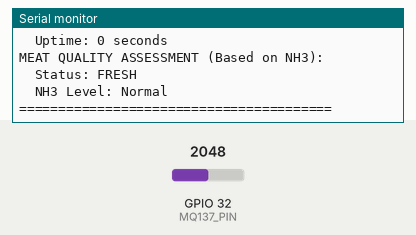
The program below on a simulated ESP32. Shown: the last lines printed to the serial monitor. The test bench sets the inputs (shaded band); at power-on: GPIO 32 (MQ137_PIN) = 2048 (analog values on the 0–4095 scale).

Above: at 2.2 s.
2.3 s: GPIO 32 (MQ137_PIN) set to 4095
At 4.8 s:
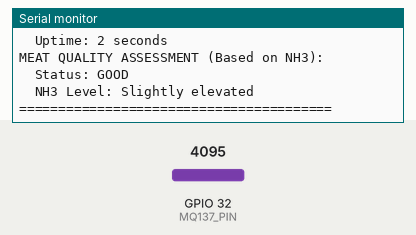
5.5 s: GPIO 32 (MQ137_PIN) set to 3603
At 7.5 s:
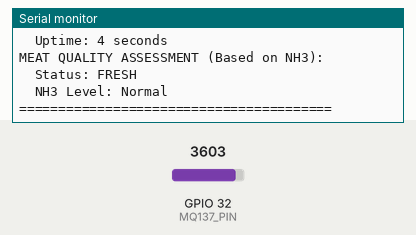
Timing chart, 0 to 9.0 s (numbered marks = the images above; inputs shaded):
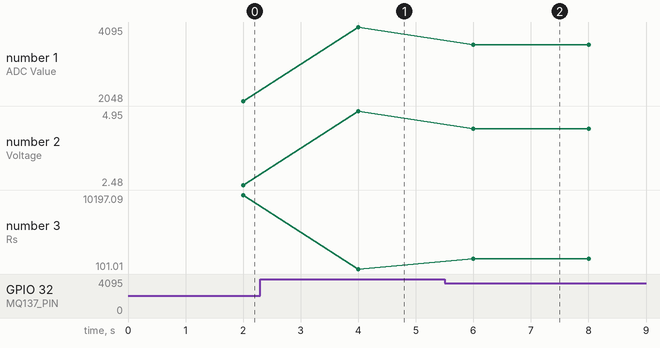

The program:

main.cpp
```cpp
/*
 * MQ137 Ammonia Sensor for ESP32 NodeMCU
 *
 * This code reads MQ137 sensor data using ADC1 pins (safe with WiFi enabled)
 * MQ137 is specifically designed for ammonia (NH3) detection
 *
 * CIRCUIT WIRING (Voltage Divider for 5V → 3.3V):
 * ================================================
 * MQ137 Module (5V operation):
 * ---------------------------
 * VCC  → 5V (external power supply or 5V pin on NodeMCU)
 * GND  → GND (common ground)
 * AOUT → Voltage Divider Input (see below)
 *
 * VOLTAGE DIVIDER (5kΩ + 10kΩ resistors):
 * --------------------------------------
 * MQ137 AOUT ────[5kΩ]───┬───[10kΩ]─── GND
 *                       │
 *                       └─── ESP32 GPIO 35 (ADC1_CH7)
 *
 * Voltage Divider Calculation:
 * - Input: 0-5V from MQ137
 * - Output: 0-3.33V to ESP32 (safe for 3.3V logic)
 * - Formula: Vout = Vin × (R2 / (R1 + R2)) = Vin × (10k / 15k) = Vin × 0.667
 * - To recover Vin: Vin = Vout / 0.667 = Vout × 1.5
 *
 * ESP32 NodeMCU Connections:
 * --------------------------
 * GPIO 35 (ADC1_CH7) → Voltage Divider Output (MQ137 analog reading)
 * 3.3V              → Not used (MQ137 powered by 5V)
 * GND               → Common ground with MQ137
 *
 * IMPORTANT NOTES:
 * ================
 * 1. Use ADC1 pins (GPIO 34, 35, 36, 39) - ADC2 pins conflict with WiFi!
 * 2. MQ137 requires 5V for heater - do NOT power from 3.3V
 * 3. Voltage divider is MANDATORY to protect ESP32 from 5V
 * 4. Calibrate sensor in clean air before first use
 * 5. Pre-heat sensor for 24-48 hours for accurate readings
 * 6. ESP32 ADC is 12-bit (0-4095), voltage divider halves the input
 *
 * CALIBRATION:
 * ============
 * 1. Upload code and run in clean air (outdoor or well-ventilated area)
 * 2. Note the R0 value printed to Serial Monitor
 * 3. Update R0 constant in code with measured value
 * 4. Typical R0 for MQ137: 10kΩ - 100kΩ (varies by sensor)
 *
 * MQ137 Gas Sensitivity (NH3 - Ammonia):
 * ======================================
 * - NH3: 10-500 ppm (ammonia detection range)
 * - Alcohol: 10-500 ppm
 * - Benzene: 10-1000 ppm
 * - Smoke: 100-10000 ppm
 *
 * For Meat Quality Monitoring:
 * ============================
 * - Fresh meat: NH3 10-50 ppm
 * - Spoiling meat: NH3 > 100 ppm
 * - NH3 increase indicates protein breakdown
 *
 * MQ137 vs MQ135:
 * ================
 * - MQ135: Better for CO2 and VOCs
 * - MQ137: Better for ammonia (NH3) detection
 * - Using both provides comprehensive air quality monitoring
 */

#include <Arduino.h>

// ===== HARDWARE CONFIGURATION =====
const int MQ137_PIN = 32;  // ADC1_CH7 - Safe with WiFi enabled
const float VOLTAGE_DIVIDER_RATIO = 1.5;  // 5V → 3.33V (5k+10k divider, multiply by 1.5 to recover)
const float ESP32_VREF = 3.3;  // ESP32 reference voltage
const int ADC_RESOLUTION = 4095;  // 12-bit ADC

// ===== MQ137 SENSOR PARAMETERS =====
// Load resistor value (on MQ137 module, typically 10kΩ)
const float RL = 10000.0;  // 10kΩ

// Sensor resistance in clean air (CALIBRATE THIS!)
// Measure in clean air and update this value
const float R0 = 25000.0;  // Default: 25kΩ (adjust after calibration)

// MQ137 sensitivity curve parameters (from datasheet)
// Rs/R0 = a * (ppm)^b
const float NH3_A = 102.2;
const float NH3_B = -2.473;

// ===== TIMING =====
const unsigned long READ_INTERVAL = 2000;  // Read every 2 seconds
const unsigned long PREHEAT_TIME = 48000;  // 48 hours preheat (in milliseconds)
unsigned long lastReadTime = 0;
unsigned long startTime = 0;

// ===== CALIBRATION MODE =====
bool calibrationMode = false;  // Set to true for calibration in clean air

// ===== FUNCTION PROTOTYPES =====
float readMQ137();
float calculatePPM(float rs, float a, float b);
float calculateRS(float voltage);
void calibrateSensor();
void printSensorData(float nh3PPM, float voltage, float rs);

void setup() {
    Serial.begin(115200);
    delay(1000);

    Serial.println(F("\n========================================"));
    Serial.println(F("MQ137 Ammonia Sensor - ESP32 NodeMCU"));
    Serial.println(F("========================================\n"));

    // Print circuit wiring information
    Serial.println(F("CIRCUIT WIRING:"));
    Serial.println(F("MQ137 VCC  → 5V"));
    Serial.println(F("MQ137 GND  → GND"));
    Serial.println(F("MQ137 AOUT → Voltage Divider (2x 10kΩ)"));
    Serial.println(F("              └─ ESP32 GPIO 35 (ADC1_CH7)"));
    Serial.println(F(""));

    // Print voltage divider info
    Serial.println(F("VOLTAGE DIVIDER (5kΩ + 10kΩ):"));
    Serial.print(F("  Ratio: 1:"));
    Serial.println(VOLTAGE_DIVIDER_RATIO);
    Serial.println(F("  Input: 0-5V (from MQ137)"));
    Serial.println(F("  Output: 0-3.33V (to ESP32 ADC)"));
    Serial.println(F("  Formula: Vin = Vadc × 1.5"));
    Serial.println(F(""));

    // Configure ADC
    analogReadResolution(12);  // 12-bit resolution (0-4095)
    analogSetAttenuation(ADC_11db);  // Full range: 0-3.3V

    // Check calibration mode
    if (calibrationMode) {
        Serial.println(F("CALIBRATION MODE ACTIVE"));
        Serial.println(F("Place sensor in clean air for 5 minutes..."));
        delay(5000);
        calibrateSensor();
    } else {
        Serial.print(F("Using R0 value: "));
        Serial.print(R0);
        Serial.println(F(" Ω"));
        Serial.println(F(""));
    }

    // Print sensor preheat info
    Serial.println(F("SENSOR PREHEAT:"));
    Serial.println(F("For accurate readings, preheat for 24-48 hours"));
    Serial.println(F(""));

    startTime = millis();
    Serial.println(F("Starting sensor readings...\n"));
}

void loop() {
    unsigned long currentTime = millis();

    // Read sensor at specified interval
    if (currentTime - lastReadTime >= READ_INTERVAL) {
        lastReadTime = currentTime;

        // Read MQ137 sensor
        float nh3PPM = readMQ137();

        // Get raw voltage and resistance for debugging
        int adcValue = analogRead(MQ137_PIN);
        float voltage = (adcValue / (float)ADC_RESOLUTION) * ESP32_VREF * VOLTAGE_DIVIDER_RATIO;
        float rs = calculateRS(voltage);

        // Print sensor data
        printSensorData(nh3PPM, voltage, rs);

        // Meat quality assessment
        Serial.println(F("MEAT QUALITY ASSESSMENT (Based on NH3):"));
        if (nh3PPM < 50) {
            Serial.println(F("  Status: FRESH"));
            Serial.println(F("  NH3 Level: Normal"));
        } else if (nh3PPM < 100) {
            Serial.println(F("  Status: GOOD"));
            Serial.println(F("  NH3 Level: Slightly elevated"));
        } else if (nh3PPM < 200) {
            Serial.println(F("  Status: MODERATE"));
            Serial.println(F("  NH3 Level: Elevated - monitor closely"));
        } else {
            Serial.println(F("  Status: SPOILED"));
            Serial.println(F("  NH3 Level: High - meat may be spoiled"));
        }
        Serial.println(F("========================================\n"));
    }
}

/**
 * Read MQ137 sensor and calculate NH3 PPM
 * @return NH3 concentration in PPM
 */
float readMQ137() {
    int adcValue = analogRead(MQ137_PIN);

    // Convert ADC to voltage (accounting for voltage divider)
    float voltage = (adcValue / (float)ADC_RESOLUTION) * ESP32_VREF * VOLTAGE_DIVIDER_RATIO;

    // Calculate sensor resistance
    float rs = calculateRS(voltage);

    // Calculate PPM using NH3 curve
    float ppm = calculatePPM(rs, NH3_A, NH3_B);

    return ppm;
}

/**
 * Calculate sensor resistance Rs from voltage
 * @param voltage Measured voltage from sensor
 * @return Sensor resistance in ohms
 */
float calculateRS(float voltage) {
    if (voltage <= 0) return 0;

    // Rs = ((Vcc - Vout) / Vout) * RL
    // Vcc = 5V (MQ137 supply voltage)
    float rs = ((5.0 - voltage) / voltage) * RL;

    return rs;
}

/**
 * Calculate gas concentration in PPM
 * @param rs Sensor resistance
 * @param a Sensitivity curve parameter a
 * @param b Sensitivity curve parameter b
 * @return Gas concentration in PPM
 */
float calculatePPM(float rs, float a, float b) {
    if (rs <= 0) return 0;

    // Rs/R0 = a * (ppm)^b
    // ppm = ((Rs/R0) / a)^(1/b)
    float ratio = rs / R0;
    float ppm = pow((ratio / a), (1.0 / b));

    return ppm;
}

/**
 * Calibrate sensor in clean air
 * Prints the R0 value to Serial Monitor
 */
void calibrateSensor() {
    Serial.println(F("Calibrating sensor in clean air..."));
    Serial.println(F("This will take 10 seconds..."));

    float rsSum = 0;
    int readings = 10;

    for (int i = 0; i < readings; i++) {
        int adcValue = analogRead(MQ137_PIN);
        float voltage = (adcValue / (float)ADC_RESOLUTION) * ESP32_VREF * VOLTAGE_DIVIDER_RATIO;
        float rs = calculateRS(voltage);
        rsSum += rs;

        Serial.print(F("Reading "));
        Serial.print(i + 1);
        Serial.print(F("/"));
        Serial.print(readings);
        Serial.print(F(": Rs = "));
        Serial.print(rs);
        Serial.println(F(" Ω"));

        delay(1000);
    }

    float avgRs = rsSum / readings;
    float calculatedR0 = avgRs;  // In clean air, Rs ≈ R0

    Serial.println(F("\nCALIBRATION COMPLETE:"));
    Serial.print(F("Average Rs in clean air: "));
    Serial.print(avgRs);
    Serial.println(F(" Ω"));
    Serial.print(F("Update R0 constant in code to: "));
    Serial.println(calculatedR0);
    Serial.println(F(""));
}

/**
 * Print sensor data to Serial Monitor
 * @param nh3PPM NH3 concentration in PPM
 * @param voltage Measured voltage
 * @param rs Sensor resistance
 */
void printSensorData(float nh3PPM, float voltage, float rs) {
    Serial.println(F("SENSOR READINGS:"));

    // Raw ADC and voltage
    Serial.print(F("  ADC Value: "));
    Serial.println(analogRead(MQ137_PIN));
    Serial.print(F("  Voltage: "));
    Serial.print(voltage);
    Serial.println(F(" V"));

    // Sensor resistance
    Serial.print(F("  Rs: "));
    Serial.print(rs);
    Serial.println(F(" Ω"));
    Serial.print(F("  Rs/R0: "));
    Serial.println(rs / R0);

    // Gas concentrations
    Serial.print(F("  NH3: "));
    Serial.print(nh3PPM);
    Serial.println(F(" ppm"));

    // Uptime
    unsigned long uptime = (millis() - startTime) / 1000;
    Serial.print(F("  Uptime: "));
    Serial.print(uptime);
    Serial.println(F(" seconds"));
}
```

Measured:
- after the input at 2.3 s, the serial monitor: prints a new line after 1.7 s (image 1)
- after the input at 5.5 s, the serial monitor: prints a new line after 0.50 s (image 2)
- plotted number 1: 2048 → 4095 after the input at 2.3 s, 4095 → 3603 after the input at 5.5 s
- plotted number 2: 2.48 → 4.95 after the input at 2.3 s, 4.95 → 4.36 after the input at 5.5 s
- plotted number 3: 10197.09 → 101.01 after the input at 2.3 s, 101.01 → 1480.33 after the input at 5.5 s
